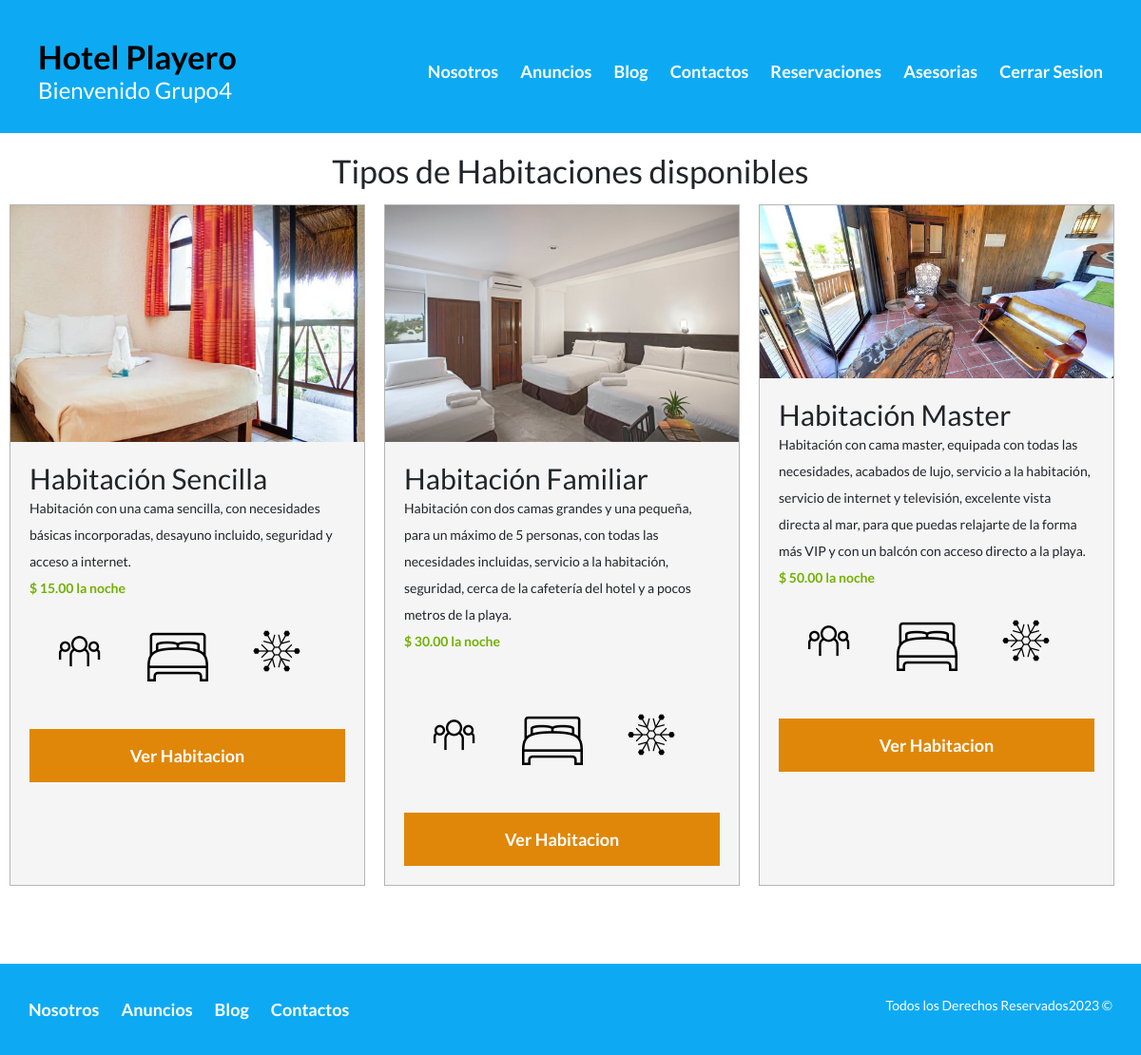
The page /anuncios/ (signed in) on the database its author committed.
### Hotel/models.py (models this page shows, shortened)
class Room (models.Model):
    title = models.CharField(max_length=100, verbose_name="Titulo")
    description = models.TextField(verbose_name="Descripcion")
    price = models.IntegerField(verbose_name="Precio")
    image = models.ImageField(verbose_name="Imagen", upload_to= "rooms")
    NumPeople = models.IntegerField(verbose_name="Numero de Personas")
    NumRoom = models.IntegerField(verbose_name="Numero de Habitaciones")
    created = models.DateTimeField(auto_now_add=True, verbose_name="Fecha de Creacion")
    updated = models.DateTimeField(auto_now=True, verbose_name="Fecha de Modificacion")
    class Meta:
        verbose_name = 'Habitacion'
        verbose_name_plural = 'Habitaciones'
        ordering = ["-created"]

### Hotel/views.py (the view)
# urls.py: path('anuncios/', anuncios.as_view(), name="anuncios"),
class anuncios(TemplateView):
    template_name = 'hotel/Anuncios.html'
    def get(selt, request):
        room = Room.objects.all()
        return render(request, selt.template_name, {'room': room})

### Hotel/templates/hotel/Anuncios.html (shortened to what this page needs)
{% extends 'core/base.html' %}
{% block header %}site-header{% endblock %}
{% block content %}
{% load static %}
<main class="section contenedor">
    <h2 class="fw-300 centrar-texto">Tipos de Habitaciones disponibles</h2>
    <div class="contenedor-anuncios">
        {% for room in room %}
            <div class="anuncio">
                <div>
                    <img src="{{room.image.url}}" alt="Anuncios">
                </div>
                <div class="contenido-anuncio">
                    <h3>{{room.title}}</h3>
                    <p>{{room.description}}</p>
                    <p class="precio"> $ {{room.price}}.00 la noche</p>
                    {% if room.price == 30 %}<br>{% endif %}
                    <ul class="iconos-caracteristicas">
                        <li>
                            <img src="{% static 'core/img/Icon_Person.png' %}" alt="Icono Persona">
                        </li>
                        <li>
                            <img src="{% static 'core/img/Icon_Cama.png' %}" alt="Icono Cama">
                        </li>
                        <li>
                            <img src="{% static 'core/img/Icon_Aire.png' %}" alt="Icono Aire">
                        </li>
                    </ul>
                    <div>
                        <a href="{% url 'anuncio' room.title %}" class="boton boton-amarillo d-block">Ver Habitacion</a>
                    </div>
                </div>
            </div>
        {% endfor %}
    </div>
</main>
<br>
{% endblock %}

### core/templates/core/base.html (shortened to what this page needs)
<!DOCTYPE html>
<html lang="en">
    <head>
        {% load static %}
        <link href="https://cdn.jsdelivr.net/npm/bootstrap@5.2.0/dist/css/bootstrap.min.css" rel="stylesheet">
        <link rel="stylesheet" href="https://cdn.datatables.net/1.10.20/css/jquery.dataTables.min.css">
        <link rel="stylesheet" href="{% static 'core/Css/Estilo.css' %}">
        <link rel="stylesheet" href="{% static 'core/Css/Normalize.css' %}">
    </head>
    <body>
        <header class="{% block header %}{% endblock %}">
            <div class="contenedor contenido-header">
                <div class="barra">
                    <a href="{% url 'home' %}" >
                        <div class="barra1">
                            <h2><strong>Hotel Playero</strong></h2>
                            {% if user.is_authenticated %}
                                {% if user.is_superuser %}
                                    <h4>Bienvenido {{user.username}}</h4>
                                {% else %}
                                    <h4>Bienvenido {{user.first_name}}</h4>
                                {% endif %}
                            {% endif %}
                        </div>
                    </a>
                    <nav class="navegacion">
                        <a href="{% url 'nosotros' %}">Nosotros</a>
                        <a href="{% url 'anuncios' %}">Anuncios</a>
                        <a href="{% url 'blog' %}">Blog</a>
                        <a href="{% url 'contacto' %}">Contactos</a>
                        {% if user.is_authenticated %}
                            {% if user.is_superuser %}
                            <a href="{% url 'reservacion' %}">Reservaciones</a>
                            <a href="{% url 'asesoria' '0' %}">Asesorias</a>
                            {% else %}
                            <a href="{% url 'misreservacion' %}">Mis Reservaciones</a>
                            {% endif %}
                            <a href="{% url 'cerrar_sesion' %}">Cerrar Sesion</a>
                        {% else %}
                            <a href="{% url 'login' %}">Login</a>
                        {% endif %}
                    </nav>
                </div>
            </div>
        </header>
        {% block content %}{% endblock content %}
        <footer class="site-footer section">
            <div class="contenedor contenedor-footer">
                <nav class="navegacion n1">
                    <a href="{% url 'nosotros' %}">Nosotros</a>
                    <a href="{% url 'anuncios' %}">Anuncios</a>
                    <a href="{% url 'blog' %}">Blog</a>
                    <a href="{% url 'contacto' %}">Contactos</a>
                </nav>
                <div>
                <p class="copyringt">Todos los Derechos Reservados2023 &copy</p></div>
            </div>
        </footer>
    </body>
</html>

### core/static/core/Css/Estilo.css (style rules this page uses)
html { box-sizing: border-box; font-size: 62.5%; }
*, *:before, *:after { box-sizing: inherit; }
body { font-family: 'Lato', sans-serif; font-size: 1.6rem; line-height: 2; }
img { max-width: 100%; }
.contenedor { max-width: 120rem; margin: auto; }
h2 { font-size: 3.4rem; }
h3 { font-size: 3rem; }
h4 { font-size: 2.4rem; }
p { font-size: 1.4rem; }
.section { margin-top: 2rem; margin-bottom: 2rem; }
.centrar-texto { text-align: center; }
.d-block { display: block!important; }
.boton { color: #ffffff; font-weight:700; text-decoration: none; font-size: 1.8rem; padding: 1rem 3rem; margin-top: 3rem; display: inline-block; text-align: center; border: none; }
.boton-amarillo { background-color: #E08709; }
.site-header { background-color: #0daaf3; padding: 1rem 0 3rem 0; }
.contenido-header { margin: 0 4rem; height: 100%; display: flex; flex-direction: column; justify-content: space-between; }
.barra a { text-decoration: none; color: white; }
.navegacion a { color: white; font-weight: 700; text-decoration: none; font-size: 1.8rem; margin-right: 2rem; }
.navegacion a:last-of-type { margin: 0; }
.contenedor-anuncios { width: 100%; display: flex; flex-wrap: wrap; flex-direction: row; }
.anuncio { margin: 1rem 1rem 1rem 1rem; width: calc(32% - 1rem); border: 1px solid #b5b5b5; background-color: #f5f5f5; }
.contenido-anuncio h3, .contenido-anuncio p { margin: 0; }
.precio { color: #71B100; font-weight: 700; }
.iconos-caracteristicas { list-style: none; padding: 0; display: flex; }
.iconos-caracteristicas li { display: flex; align-items: center; }
.iconos-caracteristicas li img { margin: 2rem; }
.site-footer { background-color: #0daaf3; margin: 2rem 0 0 0; }
.contenedor-footer { padding: 3rem 3rem; display: flex; justify-content: space-between; }
.copyringt { margin: 0; color: white; }
@media (min-width: 970px) { .barra { display: flex; justify-content: space-between; align-items: center; padding-top: 3rem; color: #0daaf3; } }
@media (min-width: 970px) { .barra1 h2 { margin: 0; color: #000000; } }
@media (min-width: 970px) { .barra1 h4 { margin: 0; } }
@media (min-width: 970px) { .contenido-anuncio { padding: 2rem; } }

### rows shown on the page
Room: image (picture), title "Habitación Sencilla", description "Habitación con una cama sencilla, con necesidades básicas incorporadas, desayuno incluido, seguridad y acceso a internet.", price "15"
Room: image (picture), title "Habitación Familiar", description "Habitación con dos camas grandes y una pequeña, para un máximo de 5 personas, con todas las necesidades incluidas, servicio a la habitación, seguridad, cerca de la cafetería del hotel y a pocos metros de la playa.", price "30"
Room: image (picture), title "Habitación Master", description "Habitación con cama master, equipada con todas las necesidades, acabados de lujo, servicio a la habitación, servicio de internet y televisión, excelente vista directa al mar, para que puedas relajarte de la forma más VIP y con un balcón con acceso directo a la playa.", price "50"

### other values the page prints
{{ user.username }} "Grupo4"
